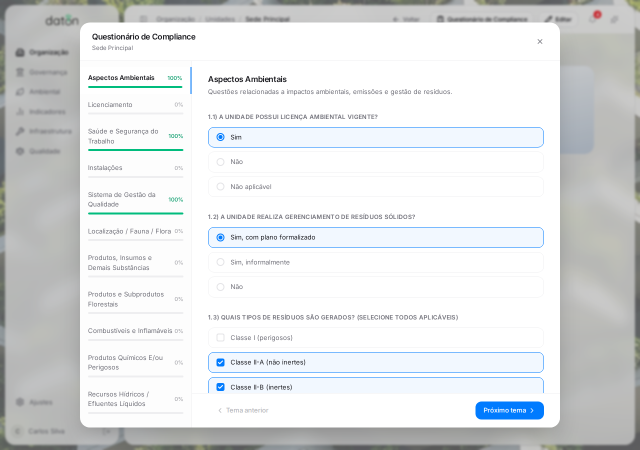
#> input picture docs/pdfs/notificacoes-legislacoes/imgs/01-questionario.png, 1280 x 900 px (shown at 1/2 size); its folder holds 3 pictures in this run
$ python annotate-screenshots.py
#> lines starting #> are read from the running program, lines starting #| are printed output that depends on the picture
"""
Anota screenshots do guia de Notificações de Legislações por Compliance.

Uso:
    cd docs/pdfs/notificacoes-legislacoes
    python annotate-screenshots.py

Dependências: pip install Pillow

Coordenadas calculadas com base nas classes CSS dos componentes (1280x900):
  - QuestionnaireModal: w-[960px], max-h-[90vh], centered → x=160..1120, y=45..855
  - NotificationsPanel: max-w-lg (512px), centered → x=384..896
  - Sidebar: ~64px de largura
  - Header global: ~56px de altura
"""
import os
from PIL import Image, ImageDraw

SCRIPT_DIR = os.path.dirname(os.path.abspath(__file__))
IMGS_DIR   = os.path.join(SCRIPT_DIR, "imgs")

ORANGE = (249, 115, 22, 255)
RED    = (220, 38,  38, 255)

# ── Layout do QuestionnaireModal ───────────────────────────────────────────────
Q_LEFT   = 160
Q_TOP    = 45
Q_RIGHT  = 1120
Q_BOTTOM = 855
Q_THEMES_RIGHT = 380   # borda direita do painel de temas (≈220px do modal)

# ── Layout da página de Legislações ───────────────────────────────────────────
LEG_SIDEBAR_END = 64    # sidebar estreita
LEG_HEADER_H    = 56    # topbar global
LEG_SUBHEADER_H = 104   # topbar + breadcrumb

# ── Layout do NotificationsPanel ──────────────────────────────────────────────
N_LEFT   = 384
N_TOP    = 44
N_RIGHT  = 896
N_BOTTOM = 856
N_FIRST_NOTIF_TOP    = N_TOP + 64    # abaixo do header do painel
N_FIRST_NOTIF_BOTTOM = N_TOP + 140


def _dim_rect(draw, box, alpha=110):
    x1, y1, x2, y2 = box
    draw.rectangle([x1, y1, x2, y2], fill=(0, 0, 0, alpha))


def _border(draw, box, width=3, color=ORANGE):
    x1, y1, x2, y2 = box
    for i in range(width):
        draw.rectangle([x1 - i, y1 - i, x2 + i, y2 + i], outline=color)


def annotate(name, dim_boxes, content_box=None, callout_box=None):
#> called with name = '01-questionario', content_box = (160, 45, 1120, 855), callout_box = (160, 45, 380, 855)
    src = os.path.join(IMGS_DIR, f"{name}.png")
    dst = os.path.join(IMGS_DIR, f"{name}-annotated.png")
    img = Image.open(src).convert("RGBA")

    overlay = Image.new("RGBA", img.size, (0, 0, 0, 0))
#> overlay: PIL image 1280x900 RGBA; every value is 0
    od = ImageDraw.Draw(overlay)
    for box in dim_boxes:
        _dim_rect(od, box)
    result = Image.alpha_composite(img, overlay)
    draw   = ImageDraw.Draw(result)

    if content_box:
        _border(draw, content_box, width=3, color=ORANGE)
    if callout_box:
        _border(draw, callout_box, width=3, color=RED)

    result.convert("RGB").save(dst)
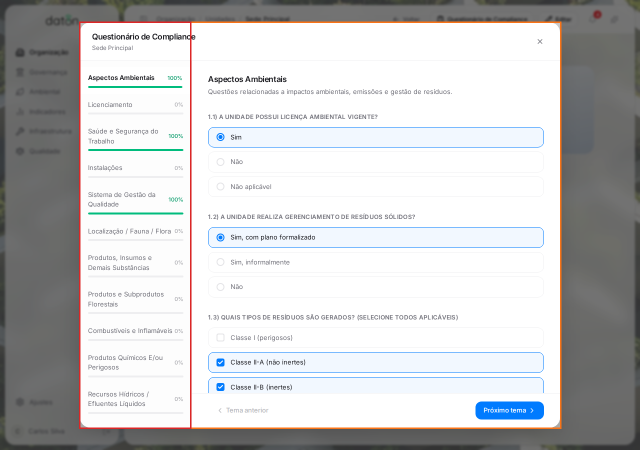
#> saved as 01-questionario-annotated.png: PIL image 1280x900 RGB (shown at 1/2 size); mean R, G, B 198.9, 199.4, 200.2
    print(f"✓ {name}-annotated.png")


# ── 01 — Questionário de Compliance ───────────────────────────────────────────
# Escurece o backdrop; destaca o modal; callout no painel de temas (esquerda)
annotate(
    "01-questionario",
    dim_boxes=[
        (0,       0,        Q_LEFT,   900),       # esquerda do modal
        (Q_RIGHT, 0,        1280,     900),        # direita do modal
        (0,       0,        1280,     Q_TOP),      # acima
        (0,       Q_BOTTOM, 1280,     900),        # abaixo
    ],
    content_box=(Q_LEFT, Q_TOP, Q_RIGHT, Q_BOTTOM),
    callout_box=(Q_LEFT, Q_TOP, Q_THEMES_RIGHT, Q_BOTTOM),
)

# ── 02 — Lista de Legislações ──────────────────────────────────────────────────
# Escurece sidebar e header; destaca área de conteúdo principal
annotate(
    "02-legislacoes-lista",
    dim_boxes=[
        (0,               0,              LEG_SIDEBAR_END, 900),      # sidebar
        (LEG_SIDEBAR_END, 0,              1280,            LEG_SUBHEADER_H),  # header
    ],
    content_box=(LEG_SIDEBAR_END, LEG_SUBHEADER_H, 1262, 876),
    callout_box=None,
)
#> call 2 of annotate, with name = '02-legislacoes-lista', content_box = (64, 104, 1262, 876)
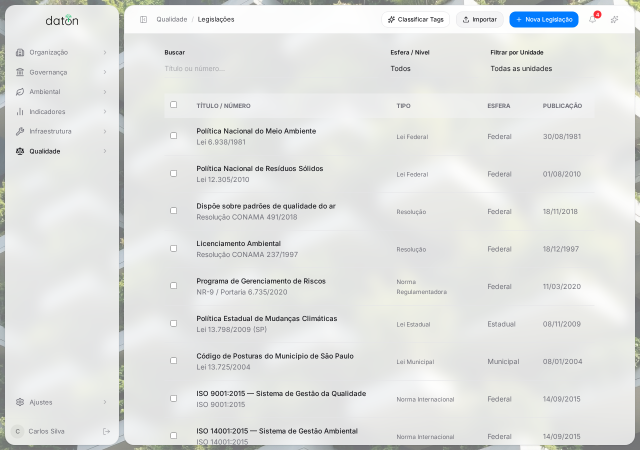
#> input picture docs/pdfs/notificacoes-legislacoes/imgs/02-legislacoes-lista.png, 1280 x 900 px (shown at 1/2 size)
#> in annotate (call 2), `result = Image.alpha_composite(img, overlay)`:
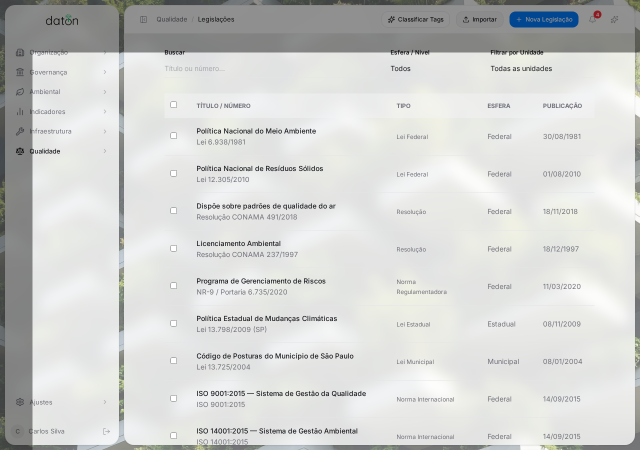
#> result: PIL image 1280x900 RGBA (shown at 1/2 size); mean R, G, B, A 209.6, 210.9, 209.3, 255
#> in annotate (call 2), `result.convert("RGB").save(dst)`:
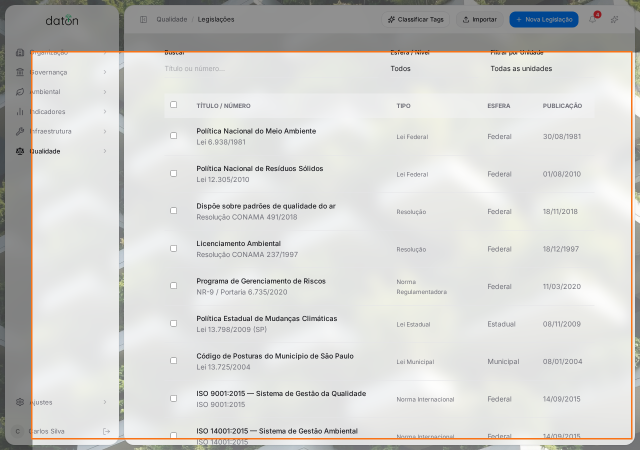
#> saved as 02-legislacoes-lista-annotated.png: PIL image 1280x900 RGB (shown at 1/2 size); mean R, G, B 210.4, 210.3, 207.7

# ── 03 — Painel de Notificações ────────────────────────────────────────────────
# Escurece backdrop; destaca o modal; callout na primeira notificação
annotate(
    "03-notificacoes",
    dim_boxes=[
        (0,       0,        N_LEFT,   900),
        (N_RIGHT, 0,        1280,     900),
        (0,       0,        1280,     N_TOP),
        (0,       N_BOTTOM, 1280,     900),
    ],
    content_box=(N_LEFT, N_TOP, N_RIGHT, N_BOTTOM),
    callout_box=(N_LEFT + 12, N_FIRST_NOTIF_TOP, N_RIGHT - 12, N_FIRST_NOTIF_BOTTOM),
)
#> call 3 of annotate, with name = '03-notificacoes', content_box = (384, 44, 896, 856), callout_box = (396, 108, 884, 184)
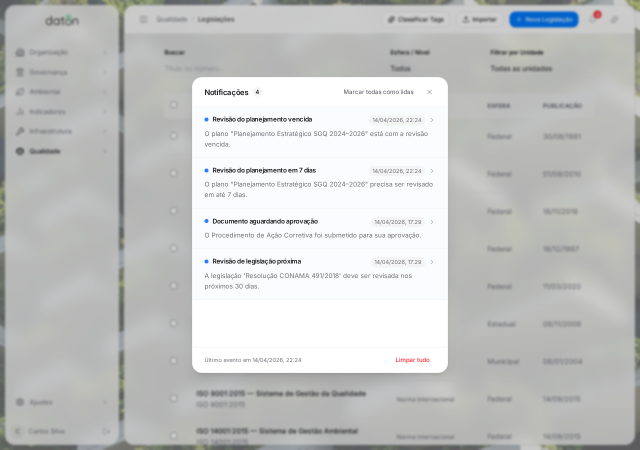
#> input picture docs/pdfs/notificacoes-legislacoes/imgs/03-notificacoes.png, 1280 x 900 px (shown at 1/2 size)
#> in annotate (call 3), `result = Image.alpha_composite(img, overlay)`:
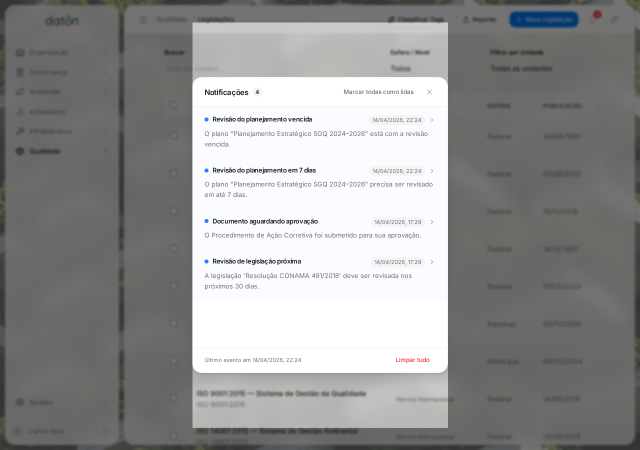
#> result: PIL image 1280x900 RGBA (shown at 1/2 size); mean R, G, B, A 147.2, 148.1, 148.1, 255
#> in annotate (call 3), `result.convert("RGB").save(dst)`:
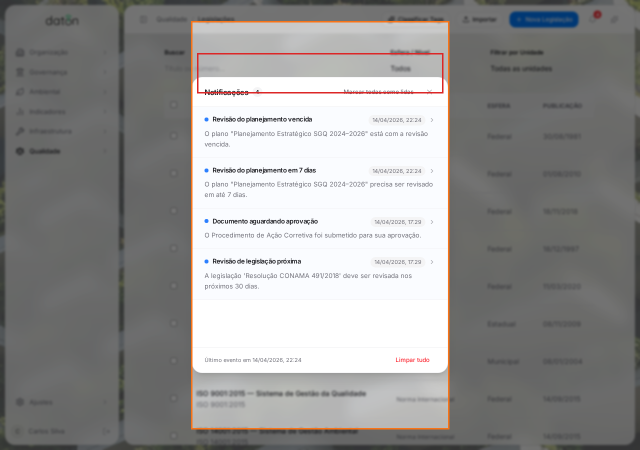
#> saved as 03-notificacoes-annotated.png: PIL image 1280x900 RGB (shown at 1/2 size); mean R, G, B 148.3, 147.7, 147

print("\nDone. Verifique os arquivos -annotated.png.")
